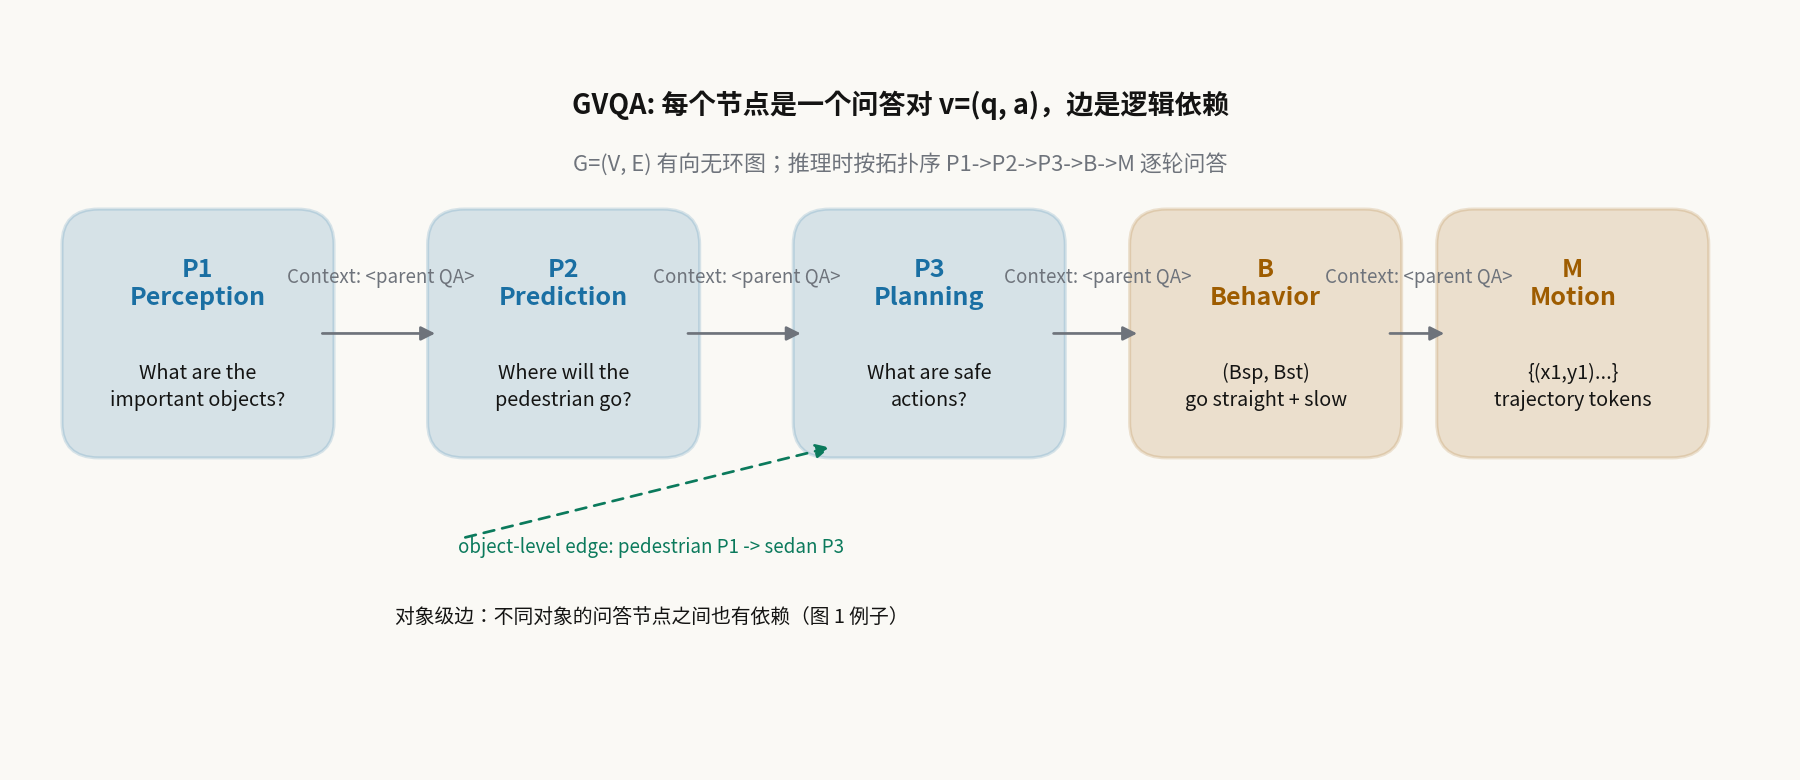

Reproduce this figure in Python.
#!/usr/bin/env python3
"""GVQA 有向无环图示意：感知->预测->规划->行为->轨迹，边上是 "Context:" 前缀拼接的父问答。"""
import matplotlib
matplotlib.use("Agg")
import matplotlib.pyplot as plt
from matplotlib.patches import FancyBboxPatch, FancyArrowPatch

plt.rcParams["mathtext.fontset"] = "cm"
plt.rcParams["font.family"] = "sans-serif"
plt.rcParams["font.sans-serif"] = ["Noto Sans CJK JP", "DejaVu Sans"]

IN   = "#1a6fa3"  # 输入
OUT  = "#9e5c00"  # 输出/预测
OP   = "#0b7a5c"  # 带参数的变换
WIRE = "#6e737b"
BG   = "#faf9f5"

fig, ax = plt.subplots(figsize=(12, 5.2))
fig.patch.set_facecolor(BG)
ax.set_facecolor(BG)
ax.set_xlim(0, 12)
ax.set_ylim(0, 5.2)
ax.axis("off")

stages = [
    ("P1\nPerception", 1.2,  "What are the\nimportant objects?", IN),
    ("P2\nPrediction", 3.7,  "Where will the\npedestrian go?", IN),
    ("P3\nPlanning",   6.2,  "What are safe\nactions?", IN),
    ("B\nBehavior",    8.5,  "(Bsp, Bst)\ngo straight + slow", OUT),
    ("M\nMotion",     10.6,  "{(x1,y1)...}\ntrajectory tokens", OUT),
]

for title, x, desc, color in stages:
    box = FancyBboxPatch((x - 0.85, 2.2), 1.7, 1.6, boxstyle="round,pad=0.08,rounding_size=0.25",
                         facecolor=color, edgecolor=color, linewidth=1.5, alpha=0.16)
    ax.add_patch(box)
    ax.text(x, 3.35, title, ha="center", va="center", fontsize=12, weight="bold", color=color)
    ax.text(x, 2.62, desc, ha="center", va="center", fontsize=9.5, color="#141413", linespacing=1.35)

# 任务级边：上一阶段的 QA 作为 Context: 拼进下一阶段的问题
for i in range(len(stages) - 1):
    x0 = stages[i][1] + 0.85
    x1 = stages[i + 1][1] - 0.85
    arr = FancyArrowPatch((x0, 3.0), (x1, 3.0), arrowstyle="-|>", mutation_scale=14,
                          color=WIRE, linewidth=1.3, shrinkA=0, shrinkB=2)
    ax.add_patch(arr)
    ax.text((x0 + x1) / 2, 3.32, "Context: <parent QA>", ha="center", va="bottom",
            fontsize=9, style="italic", color=WIRE)

# 对象级边示例：行人的感知节点 -> 轿车的规划节点
ax.annotate("", xy=(5.55, 2.2), xytext=(3.0, 1.55),
            arrowprops=dict(arrowstyle="-|>", color=OP, linewidth=1.3,
                            linestyle=(0, (4, 3)), mutation_scale=14, shrinkB=2))
ax.text(4.3, 1.45, "object-level edge: pedestrian P1 -> sedan P3", fontsize=9,
        color=OP, ha="center", style="italic")
ax.text(4.3, 0.95, "对象级边：不同对象的问答节点之间也有依赖（图 1 例子）",
        fontsize=9.5, color="#141413", ha="center")

ax.text(6, 4.55, "GVQA: 每个节点是一个问答对 v=(q, a)，边是逻辑依赖", fontsize=13,
        weight="bold", color="#141413", ha="center")
ax.text(6, 4.15, "G=(V, E) 有向无环图；推理时按拓扑序 P1->P2->P3->B->M 逐轮问答", fontsize=10.5,
        color=WIRE, ha="center")

plt.tight_layout()
out = "/home/hatch/workspace/your_files/paper-xray-100/papers/012-VLA-drivelm/fig-graph.png"
plt.savefig(out, dpi=150, facecolor=BG)
print("saved", out)
